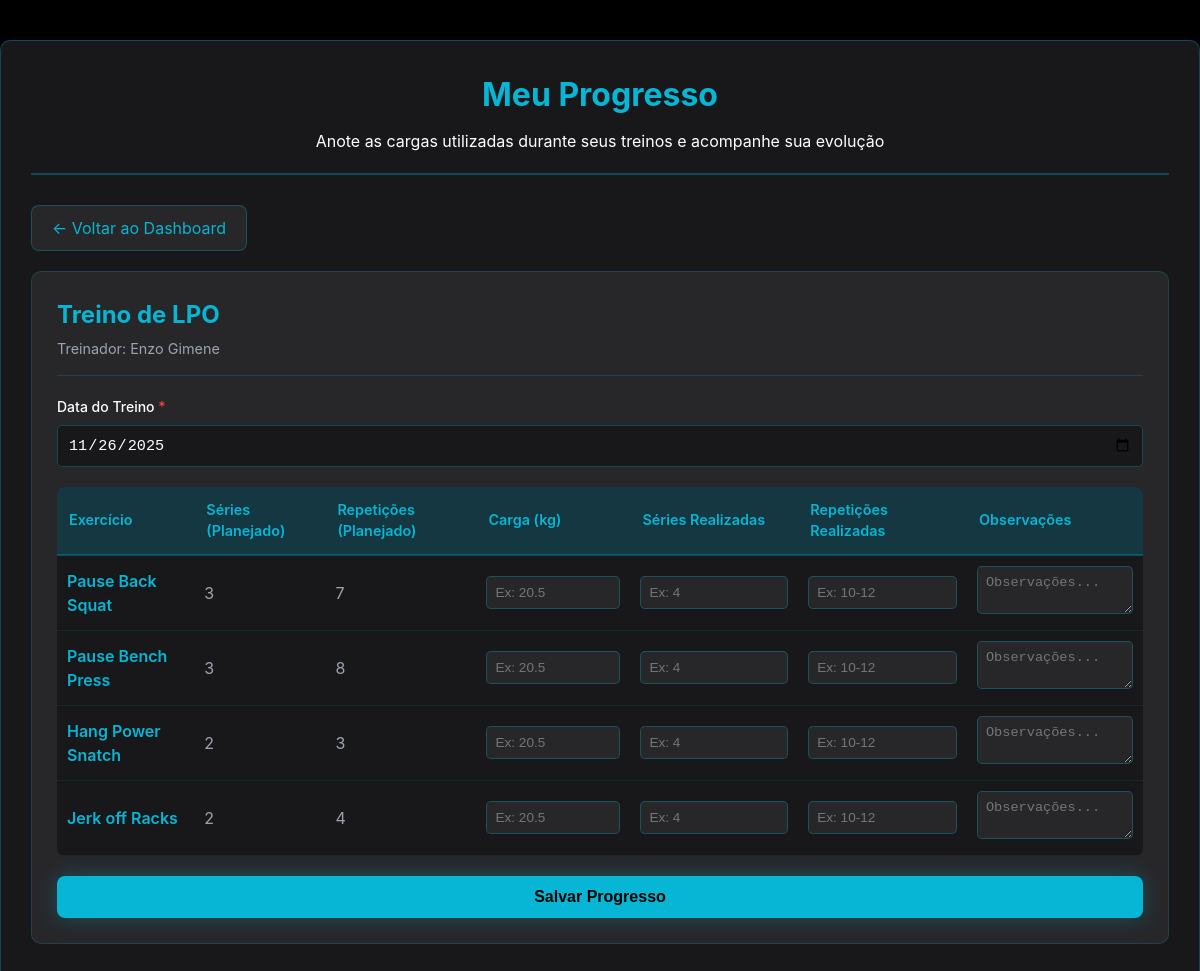
Screenshot of /public/progresso.php (signed in) with the database file from the repository.
### tables this page shows
CREATE TABLE `treinos` (
  `id` int(11) NOT NULL,
  `treinador_id` int(11) NOT NULL,
  `aluno_id` int(11) NOT NULL,
  `nome_treino` varchar(255) NOT NULL,
  `descricao` text DEFAULT NULL,
  `arquivo_planilha` varchar(255) DEFAULT NULL,
  `data_criacao` datetime DEFAULT current_timestamp(),
  `data_atualizacao` datetime DEFAULT current_timestamp() ON UPDATE current_timestamp()
);

CREATE TABLE `usuarios` (
  `id` int(11) NOT NULL,
  `nome` varchar(100) NOT NULL,
  `email` varchar(100) NOT NULL,
  `senha_hash` varchar(255) NOT NULL,
  `tipo_usuario` enum('aluno','treinador') NOT NULL DEFAULT 'aluno',
  `data_cadastro` datetime DEFAULT current_timestamp()
);

CREATE TABLE `treino_exercicios` (
  `id` int(11) NOT NULL,
  `treino_id` int(11) NOT NULL,
  `exercicio` varchar(255) NOT NULL,
  `series` int(11) DEFAULT NULL,
  `repeticoes` varchar(50) DEFAULT NULL,
  `descricao` text DEFAULT NULL,
  `ordem` int(11) DEFAULT 0,
  `data_criacao` datetime DEFAULT current_timestamp()
);

### public/progresso.php (the view, shortened to what this page needs)
<?php
require_once '../config/conexao.php';
$aluno_id = $_SESSION['usuario_id'];
try {
    $stmt = $pdo->prepare("
        SELECT t.*, u.nome as treinador_nome
        FROM treinos t
        INNER JOIN usuarios u ON t.treinador_id = u.id
        WHERE t.aluno_id = ?
        ORDER BY t.data_criacao DESC
    ");
    $stmt->execute([$aluno_id]);
    $treinos = $stmt->fetchAll(PDO::FETCH_ASSOC);
    foreach ($treinos as &$treino) {
        try {
            $stmt_exercicios = $pdo->prepare("
                SELECT id, exercicio, series, repeticoes, descricao
                FROM treino_exercicios
                WHERE treino_id = ?
                ORDER BY ordem ASC
            ");
            $stmt_exercicios->execute([$treino['id']]);
            $treino['exercicios'] = $stmt_exercicios->fetchAll(PDO::FETCH_ASSOC);
        } catch (PDOException $e) {
            $treino['exercicios'] = [];
        }
    }
} catch (PDOException $e) {
    $treinos = [];
}
?>
<!DOCTYPE html>
<html lang="pt-BR">
<head>
    <link rel="stylesheet" href="../assets/css/styles.css">
</head>
<body>
    <div class="container">
        <div class="header">
            <h1>Meu Progresso</h1>
            <p>Anote as cargas utilizadas durante seus treinos e acompanhe sua evolução</p>
        </div>
        <a href="dashboard_aluno.php" class="btn-back">← Voltar ao Dashboard</a>
        <?php if (empty($treinos)): ?>
            <div class="sem-treinos">
                <h3>Nenhum treino encontrado</h3>
                <p>Você ainda não recebeu nenhum treino do seu treinador.</p>
            </div>
        <?php else: ?>
            <?php foreach ($treinos as $treino): ?>
                <?php if (!empty($treino['exercicios'])): ?>
                    <div class="treino-section">
                        <div class="treino-header">
                            <h3><?php echo htmlspecialchars($treino['nome_treino']); ?></h3>
                            <p>Treinador: <?php echo htmlspecialchars($treino['treinador_nome']); ?></p>
                        </div>
                        <form method="POST" action="">
                            <div class="form-group">
                                <label for="data_treino_<?php echo $treino['id']; ?>">Data do Treino <span style="color: #ff4136;">*</span></label>
                                <input type="date"
                                       name="data_treino"
                                       id="data_treino_<?php echo $treino['id']; ?>"
                                       value="<?php echo date('Y-m-d'); ?>"
                                       required>
                            </div>
                            <table class="planilha-progresso">
                                <thead>
                                    <tr>
                                        <th>Exercício</th>
                                        <th>Séries (Planejado)</th>
                                        <th>Repetições (Planejado)</th>
                                        <th>Carga (kg)</th>
                                        <th>Séries Realizadas</th>
                                        <th>Repetições Realizadas</th>
                                        <th>Observações</th>
                                    </tr>
                                </thead>
                                <tbody>
                                    <?php foreach ($treino['exercicios'] as $exercicio): ?>
                                        <tr>
                                            <td style="color: #06b6d4; font-weight: 600;">
                                                <?php echo htmlspecialchars($exercicio['exercicio']); ?>
                                            </td>
                                            <td style="color: #9ca3af;">
                                                <?php echo $exercicio['series'] ? htmlspecialchars($exercicio['series']) : '-'; ?>
                                            </td>
                                            <td style="color: #9ca3af;">
                                                <?php echo !empty($exercicio['repeticoes']) ? htmlspecialchars($exercicio['repeticoes']) : '-'; ?>
                                            </td>
                                            <td>
                                                <input type="number"
                                                       name="exercicios[<?php echo $exercicio['id']; ?>][carga]"
                                                       step="0.5"
                                                       min="0"
                                                       placeholder="Ex: 20.5">
                                            </td>
                                            <td>
                                                <input type="number"
                                                       name="exercicios[<?php echo $exercicio['id']; ?>][series]"
                                                       min="0"
                                                       placeholder="Ex: 4">
                                            </td>
                                            <td>
                                                <input type="text"
                                                       name="exercicios[<?php echo $exercicio['id']; ?>][repeticoes]"
                                                       placeholder="Ex: 10-12">
                                            </td>
                                            <td>
                                                <textarea name="exercicios[<?php echo $exercicio['id']; ?>][observacoes]"
                                                          rows="2"
                                                          placeholder="Observações..."></textarea>
                                            </td>
                                        </tr>
                                    <?php endforeach; ?>
                                </tbody>
                            </table>
                            <button type="submit" name="salvar_progresso" class="btn-submit" onclick="return validarCargas(this.form);">
                                Salvar Progresso
                            </button>
                        </form>
                    </div>
                <?php endif; ?>
            <?php endforeach; ?>
         <?php endif; ?>
     </div>
 </body>
 </html>

### assets/css/styles.css (style rules this page uses)
* { margin: 0; padding: 0; box-sizing: border-box; }
body { font-family: -apple-system, BlinkMacSystemFont, 'Segoe UI', Roboto, 'Helvetica Neue', Arial, sans-serif; background-color: #000000; color: #ffffff; min-height: 100vh; line-height: 1.5; }
.container { max-width: 1200px; margin: 0 auto; padding: 0 1.5rem; }
.form-group { display: flex; flex-direction: column; }
.form-group label { font-size: 0.875rem; font-weight: 500; color: #d1d5db; margin-bottom: 0.5rem; }
.form-group input { width: 100%; padding: 0.75rem 1rem; background-color: #000000; border: 1px solid rgba(6, 182, 212, 0.3); border-radius: 0.5rem; color: #ffffff; font-size: 1rem; transition: all 0.3s ease; }
.form-group input::placeholder { color: #6b7280; }
.btn-submit { width: 100%; padding: 0.75rem; background-color: #06b6d4; color: #000000; font-weight: 700; font-size: 1rem; border: none; border-radius: 0.5rem; cursor: pointer; transition: all 0.3s ease; box-shadow: 0 0 20px rgba(6, 182, 212, 0.3); }

### public/progresso.php (style rules this page uses)
body { font-family: -apple-system, BlinkMacSystemFont, 'Segoe UI', Roboto, 'Helvetica Neue', Arial, sans-serif; background-color: #000000; color: #ffffff; min-height: 100vh; line-height: 1.5; }
.container { max-width: 1400px; margin: 40px auto; padding: 30px; background-color: #18181b; border-radius: 10px; box-shadow: 0 4px 12px rgba(6, 182, 212, 0.1); border: 1px solid rgba(6, 182, 212, 0.3); }
.header { text-align: center; margin-bottom: 30px; padding-bottom: 20px; border-bottom: 2px solid rgba(6, 182, 212, 0.3); }
.header h1 { color: #06b6d4; font-size: 2rem; margin-bottom: 10px; }
.btn-back { display: inline-block; margin-bottom: 20px; padding: 10px 20px; background-color: #27272a; color: #06b6d4; text-decoration: none; border-radius: 8px; border: 1px solid rgba(6, 182, 212, 0.3); transition: all 0.3s ease; }
.treino-section { margin-bottom: 40px; background-color: #27272a; border-radius: 10px; padding: 25px; border: 1px solid rgba(6, 182, 212, 0.2); }
.treino-header { margin-bottom: 20px; padding-bottom: 15px; border-bottom: 1px solid rgba(6, 182, 212, 0.2); }
.treino-header h3 { color: #06b6d4; font-size: 1.5rem; margin-bottom: 5px; }
.treino-header p { color: #9ca3af; font-size: 0.9rem; }
.form-group { margin-bottom: 20px; }
.form-group label { display: block; color: #fff; margin-bottom: 8px; font-weight: 500; }
.form-group input[type="date"], .form-group input[type="number"], .form-group input[type="text"], .form-group textarea { width: 100%; padding: 10px; background-color: #18181b; border: 1px solid rgba(6, 182, 212, 0.3); border-radius: 5px; color: #fff; font-size: 0.95rem; box-sizing: border-box; }
.planilha-progresso { width: 100%; border-collapse: collapse; margin-top: 15px; background-color: #18181b; border-radius: 8px; overflow: hidden; }
.planilha-progresso thead { background-color: rgba(6, 182, 212, 0.2); }
.planilha-progresso th { padding: 12px; text-align: left; color: #06b6d4; font-weight: 600; border-bottom: 2px solid rgba(6, 182, 212, 0.3); font-size: 0.9rem; }
.planilha-progresso td { padding: 10px; border-bottom: 1px solid rgba(6, 182, 212, 0.1); }
.planilha-progresso input[type="number"], .planilha-progresso input[type="text"], .planilha-progresso textarea { width: 100%; padding: 8px; background-color: #27272a; border: 1px solid rgba(6, 182, 212, 0.3); border-radius: 5px; color: #fff; font-size: 0.85rem; box-sizing: border-box; }
.btn-submit { background-color: #06b6d4; color: #000; padding: 12px 30px; border: none; border-radius: 8px; font-size: 1rem; font-weight: 600; cursor: pointer; transition: all 0.3s ease; margin-top: 20px; }

### rows the page displays
treinos: nome_treino "Treino de LPO", treinador.nome "Enzo Gimene"
treino_exercicios: exercicio "Pause Back Squat", series "3", repeticoes "7", id "Ex: 10-12", id "Observações..."
treino_exercicios: exercicio "Pause Bench Press", series "3", repeticoes "8", id "Ex: 20.5", id "Ex: 10-12", id "Observações..."
treino_exercicios: exercicio "Hang Power Snatch", series "2", repeticoes "3", id "Observações..."
treino_exercicios: exercicio "Jerk off Racks", series "2", repeticoes "4", id "Ex: 4", id "Observações..."
